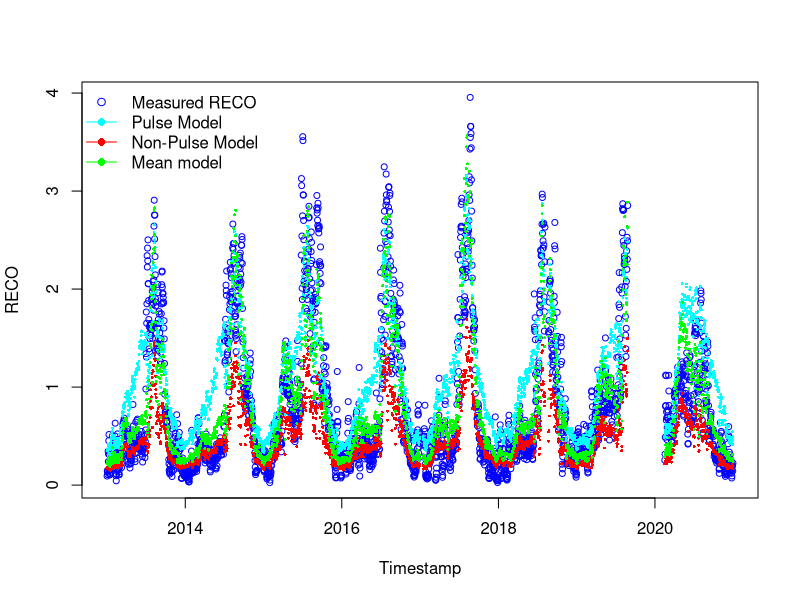
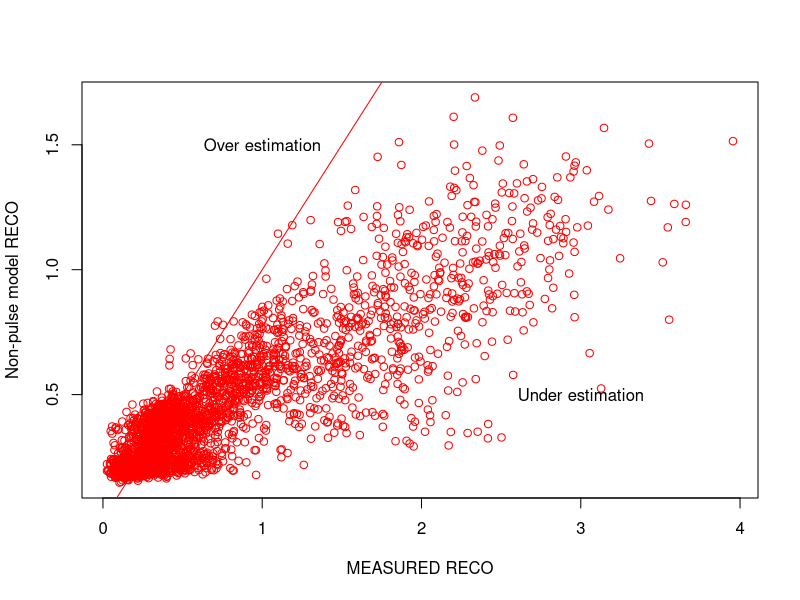
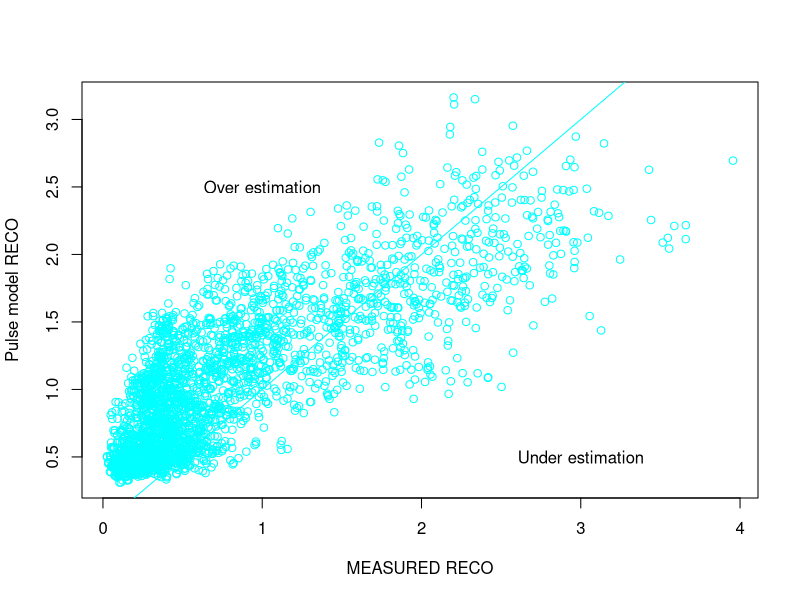
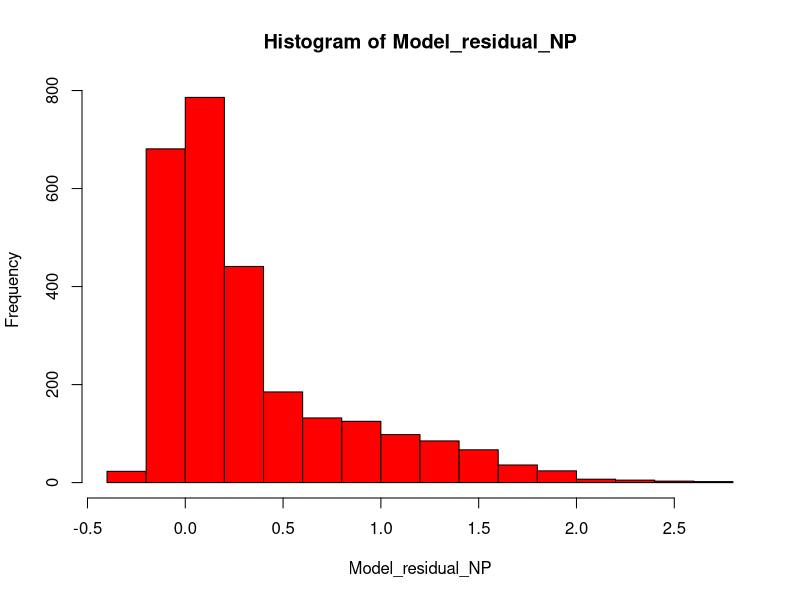
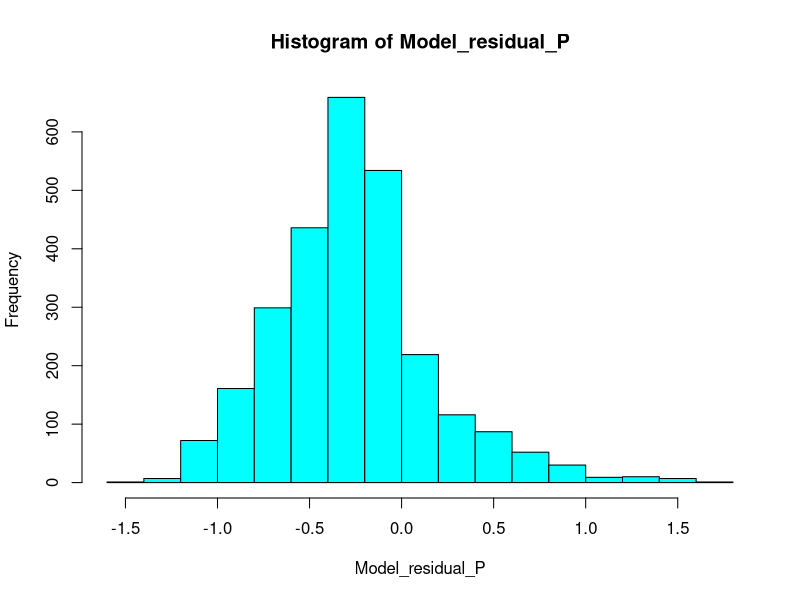
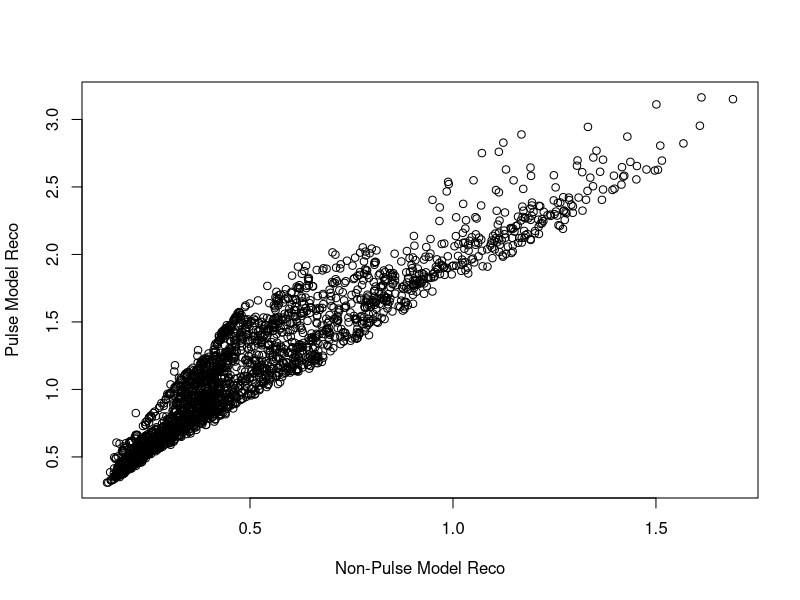

The R script that drew these images, in order: (Note: this script raises an error after producing the figures.)
# 17-05-2024
# Anastasia Makhnykina

library(dplyr)
library(tidyr)
library(tidyverse)
library(lubridate)
library(ggplot2)
library(units)
library(stats)
library(grDevices)
library(readr)
library(ggpubr)
library(minpack.lm)


# Read other pulse division docs - with "DM" in their names
years_sum1 <- read.csv("data/years_sum1_DM.csv")
years_sum_Pulse0 <- read.csv("data/years_sum_Pulse0_DM.csv")
years_sum_Pulse1 <- read.csv("data/years_sum_Pulse1_DM.csv")

# Make sure in the Date format
years_sum_Pulse0$date <- as.Date(years_sum_Pulse0$date)
years_sum_Pulse1$date <- as.Date(years_sum_Pulse1$date)
years_sum1$date <- as.Date(years_sum1$date)

# CHECK COLUMN NAMES AND DATA TYPES
str(years_sum_Pulse0)
str(years_sum_Pulse1)
str(years_sum1)

####### Non-Pulse model ###################
###########################################

# Remove rows with missing values
years_sum_Pulse0 <- na.omit(years_sum_Pulse0)

# Calculate Soil Moisture
years_sum_Pulse0$meanSWC5 <- as.numeric(as.character(years_sum_Pulse0$meanSWC5))
SoilMoisture <- years_sum_Pulse0$meanSWC5/100

# Assign variables
years_sum_Pulse0$meanST5 <- as.numeric(as.character(years_sum_Pulse0$meanST5))
years_sum_Pulse0$meanGPP <- as.numeric(as.character(years_sum_Pulse0$meanGPP))

meanSWC5_NP <- SoilMoisture
meanST5_NP <- years_sum_Pulse0$meanST5
meanGPP_NP <- years_sum_Pulse0$meanGPP
GPPmax_NP <- max(years_sum_Pulse0$meanGPP, na.rm = TRUE)

########## Fit Non-Pulse model ##################
years_sum_Pulse0$meanRECO <- as.numeric(as.character(years_sum_Pulse0$meanRECO))

Param_model4_NP <- nls(meanRECO ~ FrefNP*((meanGPP_NP/GPPmax_NP +n)/1+n) *
                         (1-c4*(0.1-meanSWC5_NP)^2)*exp(b4*meanST5_NP), 
                       data = years_sum_Pulse0,
                       start = list(FrefNP=0.75, c4=56.54, b4=0.04, n=0.84),
                       control = nls.control(maxiter = 1000, minFactor = 0.01)
)
Summary_Model4_NP = summary(Param_model4_NP)

# Formula: meanRECO ~ Fref * ((meanGPP_NP/GPPmax_NP + n)/1 + n) * (1 - c4 * 
#                                                                    (0.1 - meanSWC5_NP)^2) * exp(b4 * meanST5_NP)

# NON_Pulse parameters
#Estimate Std. Error t value Pr(>|t|)    
#Fref 0.561731   0.022309  25.179   <2e-16 ***
# c4   8.106202   4.970882   1.631    0.103    
#b4   0.034162   0.001555  21.973   <2e-16 ***
# n    0.129719   0.004816  26.933   <2e-16 ***


FrefNP = 0.561731
SMoptNP =0.125 
c4NP = 8.106202
b4NP =  0.034162 
nNP=  0.129719

#################### Pulse model ##################################
###################################################################

# Remove rows with missing values
years_sum_Pulse1 <- na.omit(years_sum_Pulse1)

# Change the data format 
years_sum_Pulse1$meanSWC5 <- as.numeric(as.character(years_sum_Pulse1$meanSWC5))
years_sum_Pulse1$meanST5 <- as.numeric(as.character(years_sum_Pulse1$meanST5))
years_sum_Pulse1$meanGPP <- as.numeric(as.character(years_sum_Pulse1$meanGPP))
years_sum_Pulse1$meanRECO <- as.numeric(as.character(years_sum_Pulse1$meanRECO))

# Assign variables
SoilMoisture_P =years_sum_Pulse1$meanSWC5/100
meanSWC5_P = SoilMoisture_P
meanST5_P = years_sum_Pulse1$meanST5
meanGPP_P = years_sum_Pulse1$meanGPP
GPPmax_P = max(years_sum_Pulse1$meanGPP, na.rm=TRUE)

Param_model4_P <- nls(meanRECO ~ FrefP*((meanGPP_P/GPPmax_P +n)/1+n) *(1-c4*(0.1-meanSWC5_P)^2)*exp(b4*meanST5_P), 
                      data = years_sum_Pulse1,
                      start = list(FrefP=0.75, c4=56.54, b4=0.04, n=0.84),
                      control = nls.control(maxiter = 1000, minFactor = 0.01)
)
Summary_Model4_P = summary(Param_model4_P)

# Parameters:
#   Estimate Std. Error t value Pr(>|t|)    
# Fref   0.616634   0.045269  13.621  < 2e-16 ***
#   c4   -10.431847   1.596214  -6.535 1.01e-10 ***
#   b4     0.044407   0.002129  20.862  < 2e-16 ***
#   n      0.243863   0.014703  16.586  < 2e-16 ***

# Pulse parameters
FrefP = 0.616634 
SMoptP =0.125 
c4P = -10.431847   
b4P = 0.044407
nP= 0.243863


############### All time model OR MEAN MODEL #################################
################################################################

complete.cases(years_sum1)

# Remove rows with missing values
years_sum1 <- na.omit(years_sum1)

# Change data format
years_sum1$meanSWC5 <- as.numeric(as.character(years_sum1$meanSWC5))
years_sum1$meanST5 <- as.numeric(as.character(years_sum1$meanST5))
years_sum1$meanGPP <- as.numeric(as.character(years_sum1$meanGPP))
years_sum1$meanRECO <- as.numeric(as.character(years_sum1$meanRECO))

# Setting up drivers for all time
SoilMoisture_all =years_sum1$meanSWC5/100
All_meanSWC5 = SoilMoisture_all
All_meanST5 = years_sum1$meanST5
All_meanGPP = years_sum1$meanGPP
All_GPPmax = max(years_sum1$meanGPP, na.rm = TRUE)

Param_model4_All <- nls(meanRECO ~ FrefL*((All_meanGPP/All_GPPmax +nL)/1+nL) *(1-c4L*(0.1-All_meanSWC5)^2)*exp(b4L*All_meanST5), 
                        data = years_sum1,
                        start = list(FrefL=0.75,  c4L=56.54, b4L=0.04, nL=0.84),
                        control = nls.control(maxiter = 1000, minFactor = 0.01)
)
Summary_Model4_All = summary(Param_model4_All)


#Parameters:
#  Estimate Std. Error t value Pr(>|t|)    
#FrefL  1.136042   0.049023  23.173  < 2e-16 ***
#  c4L   -7.755161   1.219586  -6.359 2.38e-10 ***
#  b4L    0.036016   0.001490  24.174  < 2e-16 ***
#  nL     0.079803   0.002769  28.815  < 2e-16 ***
#  ---
#  Signif. codes:  0 ‘***’ 0.001 ‘**’ 0.01 ‘*’ 0.05 ‘.’ 0.1 ‘ ’ 1

# Mean parameters
FrefL = 1.136042
SMoptL =0.125 
c4L = -7.755161   
b4L = 0.036016
nL= 0.079803

#run model for full time series
ALL_model4_NP = FrefNP*((All_meanGPP/All_GPPmax +nNP)/1+nNP) *(1-c4NP*(SMoptNP-All_meanSWC5)^2)*exp(b4NP*All_meanST5)
#run model for full time series based on pulse time parameters
All_model4_P = FrefP*((All_meanGPP/All_GPPmax +nP)/1+nP) *(1-c4P*(SMoptP-All_meanSWC5)^2)*exp(b4P*All_meanST5)
#run all time model
All_model4 = FrefL*((All_meanGPP/All_GPPmax +nL)/1+nL) *(1-c4L*(SMoptL-All_meanSWC5)^2)*exp(b4L*All_meanST5)

# Plot the RECO time series 
plot(years_sum1$date, years_sum1$meanRECO, type = "p", col = "blue", xlab = "Timestamp", ylab = "RECO", cex = 0.8)

# Add the model output time series to the plot - CORRECT FIGURE
points(years_sum1$date, ALL_model4_NP, col = "red", pch = 16, cex = 0.4)
points(years_sum1$date, All_model4_P, col = "cyan", pch = 16, cex = 0.4, alpha=0.5)
points(years_sum1$date, All_model4, col = "green", pch = 16, cex = 0.4, alpha=0.5)

# create the legend
legend(x = "topleft",
       legend = c("Measured RECO", "Pulse Model", "Non-Pulse Model", "Mean model"),
       pch = c(1, 16, 16,16),
       col = c("blue", "cyan", "red","green"),
       lty = c(NA, 1, 1,1),
       bty = "n")


##### Find model parameters for each year ######################
################################################################

# NP-model
years_sum_Pulse0$year <- substr(years_sum_Pulse0$date, 1,4)
years_sum_Pulse0$year <- as.numeric(as.character(years_sum_Pulse0$year))

yearID1 <- unique(years_sum_Pulse0$year)

start1 <- list(FrefNP=0.75, c4=56.54, b4=0.04, n=0.84)

# create empty data.frame to store IDs and parameters
params.pre1 <- data.frame(matrix(nrow = length(yearID1), ncol = 1+length(start1)))
names(params.pre1) <- c("yearID1", names(start1))

for(i in seq_along(yearID1)) {
  # create data frame for sub "i"
  
  individual_DFs1 <- years_sum_Pulse0 %>% filter (year %in% yearID1[i])
  
  # fit model for each sub "i"
  Param_model4_NP1 <- nlsLM(meanRECO ~ FrefNP*((meanGPP_NP/GPPmax_NP +n)/1+n) *
                              (1-c4*(0.1-meanSWC5_NP)^2)*exp(b4*meanST5_NP), 
                            data = individual_DFs1,
                            start = start1, trace = TRUE,
  )
  
  # store IDs
  params.pre1[i,1] <- yearID1[i]
  
  # store fit parameters
  params.pre1[i,2:ncol(params.pre1)] <- Param_model4_NP1$m$getPars()
  
  #params.pre[i,3:ncol(params.pre)] <- Param_model4_P1$m$getPars()
  
  
  
}

params.pre1


# Pulse model
years_sum_Pulse1$year <- substr(years_sum_Pulse1$date, 1,4)
years_sum_Pulse1$year <- as.numeric(as.character(years_sum_Pulse1$year))

yearID <- unique(years_sum_Pulse1$year)

start <- list(FrefP=0.75, c4=56.54, b4=0.04, n=0.84)

# create empty data.frame to store IDs and parameters
params.pre <- data.frame(matrix(nrow = length(yearID), ncol = 1+length(start)))
names(params.pre) <- c("yearID", names(start))


for(i in seq_along(yearID)) {
  # create data frame for sub "i"
  
  individual_DFs <- years_sum_Pulse1 %>% filter (year %in% yearID[i])
  
  # fit model for each sub "i"
  Param_model4_P1 <- nlsLM(meanRECO ~ FrefP*((meanGPP_P/GPPmax_P +n )/1+n) *(1-c4*(0.1-meanSWC5_P)^2)*exp(b4*meanST5_P), 
                           data = individual_DFs,
                           start = start, trace = TRUE,
                           #control = nls.control(maxiter = 1000, minFactor = 0.01)
  )
  
  # store IDs
  params.pre[i,1] <- yearID[i]
  
  # store fit parameters
  params.pre[i,2:ncol(params.pre)] <- Param_model4_P1$m$getPars()
  
  #params.pre[i,3:ncol(params.pre)] <- Param_model4_P1$m$getPars()
  
  
  
}

params.pre


# Mean Model 
years_sum1$year <- substr(years_sum1$date, 1,4)
years_sum1$year <- as.numeric(as.character(years_sum1$year))

yearID2 <- unique(years_sum1$year)

start2 <- list(FrefL=0.75,  c4L=56.54, b4L=0.04, nL=0.84)

# create empty data.frame to store IDs and parameters
params.pre2 <- data.frame(matrix(nrow = length(yearID2), ncol = 1+length(start2)))
names(params.pre2) <- c("yearID", names(start2))


for(i in seq_along(yearID2)) {
  # create data frame for sub "i"
  
  individual_DFs2 <- years_sum1 %>% filter (year %in% yearID2[i])
  
  # fit model for each sub "i"
  Param_model4_All1 <- nlsLM(meanRECO ~ FrefL*((All_meanGPP/All_GPPmax +nL)/1+nL)*(1-c4L*(0.1-All_meanSWC5)^2)*exp(b4L*All_meanST5), 
                             data = individual_DFs2,
                             start = start2, trace = TRUE,
                             #control = nls.control(maxiter = 1000, minFactor = 0.01)
  )
  
  # store IDs
  params.pre2[i,1] <- yearID2[i]
  
  # store fit parameters
  params.pre2[i,2:ncol(params.pre2)] <- Param_model4_All1$m$getPars()
  
  #params.pre[i,3:ncol(params.pre)] <- Param_model4_P1$m$getPars()
  
  
  
}

params.pre2



##### Compare modeled and measured data
plot(years_sum1$meanRECO,ALL_model4_NP, type = "p", col = "red", xlab = "MEASURED RECO", ylab = "Non-pulse model RECO")
text(x = 1, y = 1.5, labels = "Over estimation")
text(x = 3, y = 0.5, labels = "Under estimation")
points( years_sum1$meanRECO,years_sum1$meanRECO,  type = "l", col = "red")

plot(years_sum1$meanRECO,All_model4_P,  type = "p", col = "cyan", xlab = "MEASURED RECO", ylab = "Pulse model RECO")
text(x = 1, y = 2.5, labels = "Over estimation")
text(x = 3, y = 0.5, labels = "Under estimation")
points( years_sum1$meanRECO,years_sum1$meanRECO,  type = "l", col = "cyan")



# Calulate the model residual and investigate whether residuals are higher during pulse times. 
Model_residual_NP = years_sum1$meanRECO-ALL_model4_NP
hist(Model_residual_NP, col = "red")

Model_residual_P = years_sum1$meanRECO - All_model4_P
hist(Model_residual_P, col = "cyan")


# calculate RMSE
rmse_NP <- sqrt(mean((ALL_model4_NP - years_sum1$meanRECO)^2, na.rm = TRUE))
rmse_P <- sqrt(mean((All_model4_P - years_sum1$meanRECO)^2, na.rm = TRUE))
# calculate MAPE
mape_NP <- mean(abs(ALL_model4_NP - years_sum1$meanRECO) / years_sum1$meanRECO, na.rm = TRUE) * 100
mape_P <- mean(abs(All_model4_P - years_sum1$meanRECO) / years_sum1$meanRECO, na.rm = TRUE) * 100
# calculate R-squared
r_squared_NP <- cor(ALL_model4_NP, years_sum1$meanRECO, use = "complete.obs")^2
r_squared_P <- cor(All_model4_P, years_sum1$meanRECO, use = "complete.obs")^2

Reco_NP = sum(ALL_model4_NP, na.rm = TRUE)
Reco_P = sum(All_model4_P, na.rm = TRUE)
Reco_obs = sum(years_sum1$meanRECO, na.rm = TRUE)
Reco_allMean = sum(All_model4, na.rm=TRUE)


plot(ALL_model4_NP,All_model4_P, xlab = "Non-Pulse Model Reco", ylab = "Pulse Model Reco")

###################### Next step - Combined model ################################
##################################################################################

# Create df just with fluxes and create combined Model
Reco_df <- years_sum1 %>%
  select(date, meanRECO, sdReco, max_pulse_duration, rain_event)


Reco_df$PulseM <- All_model4_P
Reco_df$NonPulseM <- ALL_model4_NP
Reco_df$MeanM <- All_model4


Reco1 <- Reco_df %>%
  select (date, meanRECO, max_pulse_duration, PulseM, NonPulseM, MeanM) %>%
  mutate(case_when(max_pulse_duration == 0 ~ NonPulseM,
                   max_pulse_duration == 8 ~ PulseM,
                   max_pulse_duration == 14 ~ PulseM,
                   max_pulse_duration == 20 ~ PulseM))



Reco_Measured = sum(Reco1$meanRECO, na.rm = TRUE)
Reco_PandNP = sum(Reco1$`case_when(...)`, na.rm = TRUE)
Reco_MeanMod = sum(Reco1$MeanM, na.rm = TRUE)

Reco1$thresholdM <- Reco15$Reco_Combined


plot(Reco_df$date, Reco_df$meanRECO, type = "p", col = "blue", xlab = "Timestamp", 
     ylab =  "Reco, µmol m-2 s-1", cex = 0.8)

points(Reco1$date, Reco1$`case_when(...)`, col="green", pch = 16, cex = 0.4, alpha=0.5)
points(Reco1$date, Reco1$MeanM, col="red", pch = 16, cex = 0.4, alpha=0.5)
points(Reco1$date, Reco1$thresholdM, col="cyan", pch = 16, cex = 0.4, alpha=0.5)
# create the legend
legend(x = "topleft",
       legend = c("Measured Reco", "P-NP model", "Mean model", "15% model"),
       pch = c(1, 16, 16, 16),
       col = c("blue", "green", "red", "cyan"),
       lty = c(NA, 1,1,1),
       bty = "n")


Reco_df$Reco_Combined <- Reco1$`case_when(...)`

Reco_df %>%
  na.omit() %>%
  ggplot(aes(x=date))+
  geom_point(aes(y = meanRECO),shape=20, color = "blue", size = 2)+
  geom_point(aes(y=Reco_Combined),shape=1, size = 1, color = "green")+
  theme_classic()+
  theme(text = element_text(size = 15))+
  ylab(~paste("Reco, ", mu, "mol m"^-2,"s"^-1))+
  xlab("Timestamp")+
  ylim(0,4)

plot(Reco_df$meanRECO, Reco_df$Reco_Combined, type = "p", col = "black", xlab = "Mesured Reco", 
     ylab =  "Modelled Reco", cex = 0.8)

Reco_df %>%
  ggplot(aes(x=meanRECO, y = Reco_Combined))+
  geom_point(shape=1)+
  theme_classic()+
  theme(text = element_text(size = 15))+
  stat_regline_equation(aes(label = paste(..eq.label..,..rr.label.., sep = "~~~~")))+
  stat_smooth(method = "lm",formula = y ~ x ,size = 1)+
  ylab(~paste("Combined model Reco, ", mu, "mol m"^-2,"s"^-1))+
  xlab(~paste("Measured Reco, ", mu, "mol m"^-2,"s"^-1))+
  ylim(0,5)+
  xlim(0,5)

# calculate RMSE COMBINED MODEL
rmse_CombinedMod <- sqrt(sum((Reco_df$Reco_Combined - Reco_df$meanRECO)^2, na.rm=TRUE)/nrow(Reco_df))

# calculate MAPE -  Mean absolute percent error
mape_CombinedMod <- mean(abs((Reco_df$Reco_Combined - Reco_df$meanRECO) / Reco_df$meanRECO), na.rm=TRUE) * 100

# calculate R-squared 
r_squared_CombinedMod <- cor(Reco_df$Reco_Combined, Reco_df$meanRECO, use = "complete.obs")^2

# calculate RMSE MEAN MODEL
rmse_MeanMod <- sqrt(sum((Reco_df$MeanM - Reco_df$meanRECO)^2, na.rm=TRUE)/nrow(Reco_df))

# calculate MAPE -  Mean absolute percent error
mape_MeanMod <- mean(abs((Reco_df$MeanM - Reco_df$meanRECO) / Reco_df$meanRECO), na.rm=TRUE) * 100

# calculate R-squared
r_squared_MeanMod <- cor(Reco_df$MeanM, Reco_df$meanRECO, use = "complete.obs")^2



###### Calculate cumulative flux for - Mean model, Including Pulse and non-pulse together and measured fluxes ######
####################################################################################################################

### Create df with just fluxes #####

Recodf_new <- Reco_df %>%
  na.omit() %>%
  select (date, meanRECO, MeanM, Reco_Combined)

Recodf_new$culMeasured <- ave(Recodf_new$meanRECO, FUN = cumsum)  
Recodf_new$culMeanMod <- ave(Recodf_new$MeanM, FUN = cumsum)  
Recodf_new$culModelled <- ave(Recodf_new$Reco_Combined, FUN = cumsum)  

Recodf_new$ThresholdCum <- Recodf_new15$culModelled


plot(Recodf_new$date,Recodf_new$culMeasured,  type = "l", col = "blue", xlab = "Year", 
     ylab =  "Cumulative Reco", cex = 0.8)
lines(Recodf_new$date, Recodf_new$culMeanMod, type = "l", col = "red")
lines(Recodf_new$date, Recodf_new$culModelled, type = "l", col = "green")
lines(Recodf_new$date, Recodf_new$ThresholdCum, type = "l", col = "cyan")

legend(x = "topleft",
       legend = c("Measured Reco", "Mean model", "P-NP model", "15% model"),
       pch = c(1, 16, 16, 16),
       col = c("blue", "red", "green", "cyan"),
       lty = c(NA, 1,1,1),
       bty = "n")

### Calculate differences from the measured CUMILATIVE values Modelled - Measured  #########

Recodf_new$diffCum15 <- Recodf_new15$diffComb

Recodf_new$diffMean <- Recodf_new$culMeanMod - Recodf_new$culMeasured  
Recodf_new$diffComb <- Recodf_new$culModelled - Recodf_new$culMeasured 


plot(Recodf_new$date,Recodf_new$diffComb,  type = "l", col = "blue", xlab = "Year", 
     ylab =  "Difference from measured Reco", #cex = 0.8,
     ylim = c(-200,50)
)
lines(Recodf_new$date, Recodf_new$diffMean, type = "l", col = "red")
lines(Recodf_new$date, Recodf_new$diffCum15, type = "l", col = "cyan")

legend(x = "bottomleft",
       legend = c("P-NP model difference", "Mean model difference", "15% model difference"),
       pch = c(1, 16, 16, 16),
       col = c("blue", "red", "cyan"),
       lty = c(NA, 1, 1, 1),
       bty = "n")


Recodf_new %>%
  ggplot(aes(x=date))+ 
  geom_line(aes(y = diffMean, col = 'diffMean'))+
  geom_line(aes(y = diffComb, col = 'diffComb'))+
  theme_classic()+
  theme(text = element_text(size = 15))+
  #stat_regline_equation(aes(label = paste(..eq.label..,..rr.label.., sep = "~~~~")))+
  #stat_smooth(method = "lm",formula = y ~ x ,size = 1)+
  ylab(~paste("Modelled Rsoil, ", mu, "mol m"^-2,"s"^-1))+
  xlab('Year')
#ggtitle('Non-pulse time')+
#ylim(0,4)+
#xlim(0,4)


### Calculate differences from the measured values Measured - Modelled #########
Recodf_new$diff15Meas <- Recodf_new15$diffCombV
Recodf_new$Comb15 <- Recodf_new15$Reco_Combined


Recodf_new$diffMeanV <- Recodf_new$MeanM - Recodf_new$meanRECO 
Recodf_new$diffCombV <- Recodf_new$Reco_Combined - Recodf_new$meanRECO 


Recodf_new %>%
  na.omit() %>%
  ggplot(aes(x = meanRECO, y = MeanM))+
  geom_point(col = "red")+
  geom_point(aes(x = meanRECO, y=Reco_Combined), col = "blue")+
  geom_point(aes(x = meanRECO, y=Comb15), col = "cyan")+
  stat_regline_equation(aes(label = paste(..rr.label..)))+
  stat_smooth(method = "lm",formula = y ~ x ,size = 1)+
  ylab(~paste("Modelled Reco, ", mu, "mol m"^-2,"s"^-1))+
  xlab(~paste("Measured Reco, ", mu, "mol m"^-2,"s"^-1))+
  theme_classic()+
  ylim(0,4)
#stat_cor(aes(label = after_stat(rr.label)), col = "black")




plot(Recodf_new$date,Recodf_new$diffCombV,  type = "l", col = "blue", xlab = "Year", 
     ylab =  "Difference from measured Reco", #cex = 0.8,
     ylim = c(-2,3)
)
lines(Recodf_new$date, Recodf_new$diffMeanV, type = "l", col = "red")
lines(Recodf_new$date, Recodf_new$diff15Meas, type = "l", col = "cyan")

legend(x = "topleft",
       legend = c( "P-NP model difference", "Mean model difference", "15% model difference"),
       pch = c(1, 16, 16, 16),
       col = c("blue", "red", "cyan"),
       lty = c(NA, 1, 1, 1),
       bty = "n")


######### AIC calculation ################

#1 NM model

AIC_1 <- AIC(Param_model4_NP)

# Print the result
cat("Automated AIC:", AIC_1, "\n")

#2 P model

AIC_2 <- AIC(Param_model4_P)

# Print the result
cat("Automated AIC:", AIC_2, "\n")

#3 All model
AIC_3 <- AIC(Param_model4_All)

# Print the result
cat("Automated AIC:", AIC_3, "\n")


# For combined MODEL ###########
loglik <- logLik(Param_model4_All)

n   <- attributes(loglik)$nobs 
p   <- attributes(loglik)$df 

dev <- -2*as.numeric(loglik)

my_AIC  <- dev + 2 * p
my_AIC1 <- dev + 2*4

my_AIC2 <- dev + 2*8

broom:: glance(Param_model4_All)

#  sigma isConv     finTol logLik   AIC   BIC deviance df.residual  nobs
#<dbl> <lgl>       <dbl>  <dbl> <dbl> <dbl>    <dbl>       <int> <int>
#  1 0.356 TRUE   0.00000808 -1042. 2094. 2124.     342.        2696  2700

broom:: glance(Param_model4_NP)
# sigma isConv     finTol logLik   AIC   BIC deviance df.residual  nobs
#<dbl> <lgl>       <dbl>  <dbl> <dbl> <dbl>    <dbl>       <int> <int>
#  1 0.198 TRUE   0.00000392   343. -677. -650.     66.3        1693  1697

broom:: glance(Param_model4_P)
# sigma isConv     finTol logLik   AIC   BIC deviance df.residual  nobs
#<dbl> <lgl>       <dbl>  <dbl> <dbl> <dbl>    <dbl>       <int> <int>
#  1 0.435 TRUE   0.00000601  -587. 1184. 1208.     189.         999  1003
